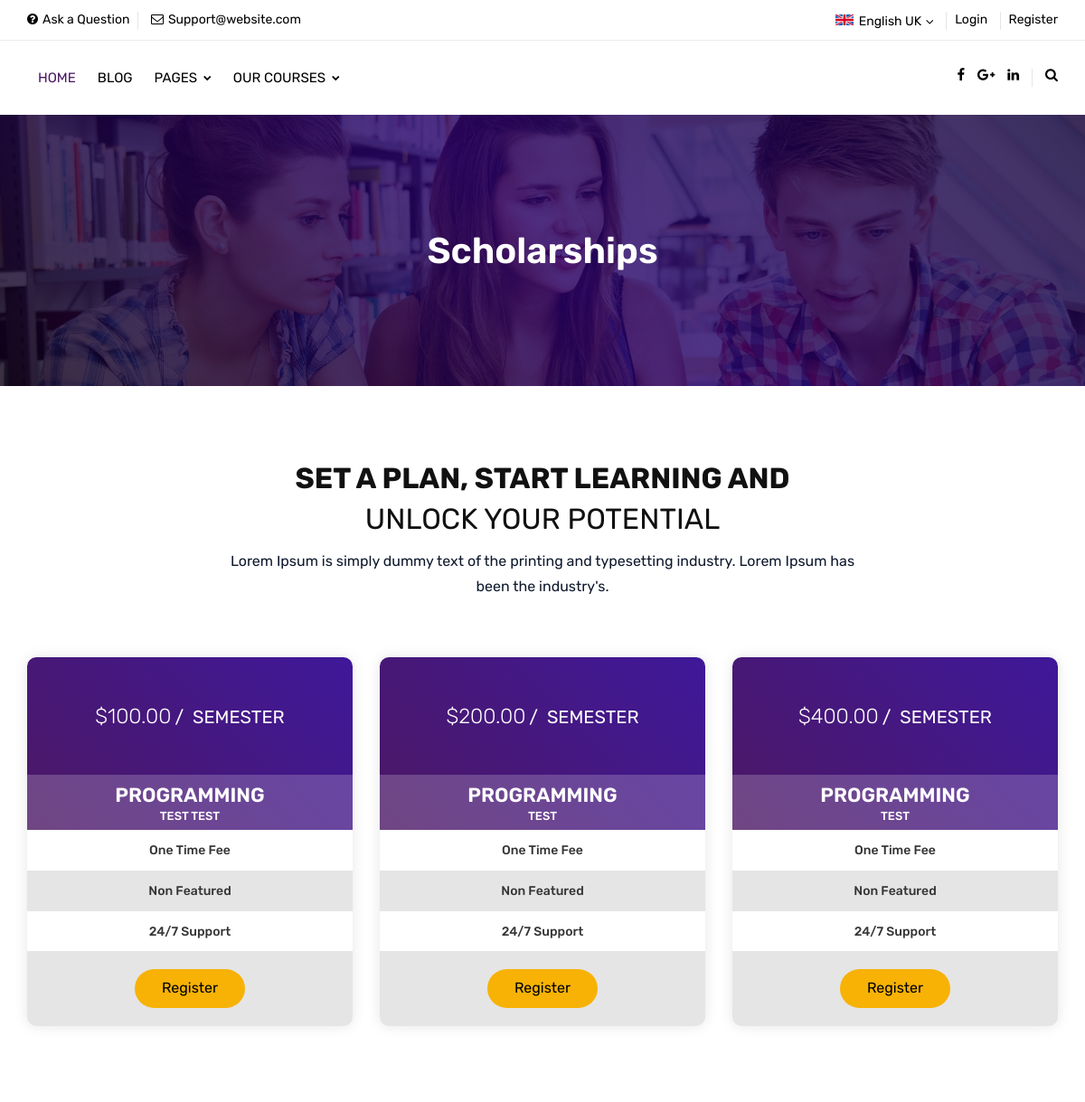
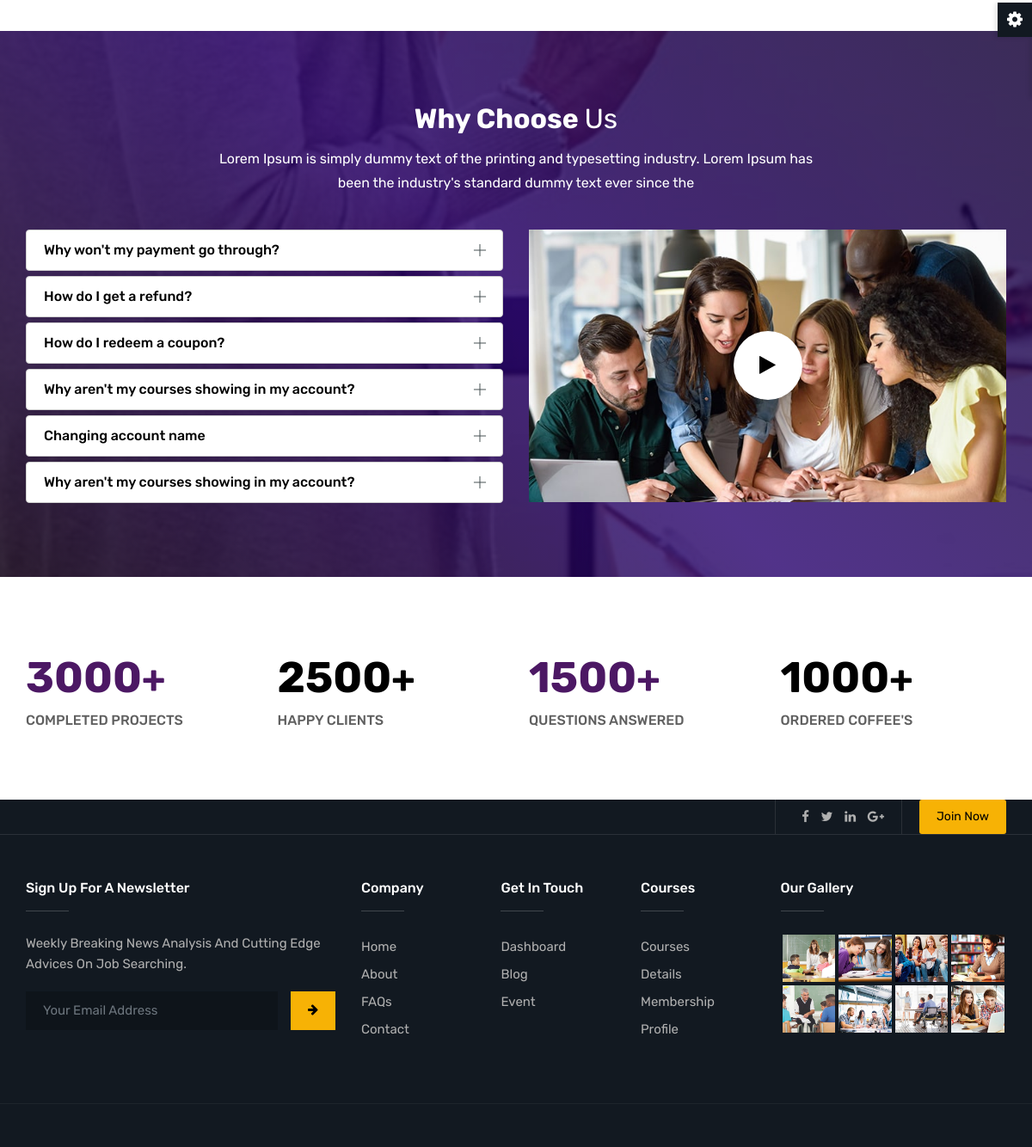
/uni/membership.php, run on the app's committed database (2 pictures, top to bottom).
### tables this page shows
CREATE TABLE `memberships` (
  `id` int(11) NOT NULL,
  `course_name` varchar(100) NOT NULL,
  `price` decimal(10,2) NOT NULL,
  `description` text NOT NULL
);

### uni/membership.php (the view, shortened to what this page needs)
<!DOCTYPE html>
<html lang="en">
<head>
	<link rel="stylesheet" type="text/css" href="assets/css/assets.css">
	<link rel="stylesheet" type="text/css" href="assets/css/typography.css">
	<link rel="stylesheet" type="text/css" href="assets/css/shortcodes/shortcodes.css">
	<link rel="stylesheet" type="text/css" href="assets/css/style.css">
	<link class="skin" rel="stylesheet" type="text/css" href="assets/css/color/color-1.css">
</head>
<body id="bg">
	<div class="page-wraper">
		<header class="header rs-nav">
			<div class="top-bar">
				<div class="container">
					<div class="row d-flex justify-content-between">
						<div class="topbar-left">
							<ul>
								<li><a href="faq-1.php"><i class="fa fa-question-circle"></i>Ask a Question</a></li>
								<li><a href="javascript:;"><i class="fa fa-envelope-o"></i>Support@website.com</a></li>
							</ul>
						</div>
						<div class="topbar-right">
							<ul>
								<li>
									<select class="header-lang-bx">
										<option data-icon="flag flag-uk">English UK</option>
									</select>
								</li>
								<li><a href="login.php">Login</a></li>
								<li><a href="register.php">Register</a></li>
							</ul>
						</div>
					</div>
				</div>
			</div>
			<div class="sticky-header navbar-expand-lg">
				<div class="menu-bar clearfix">
					<div class="container clearfix">
						<div class="secondary-menu">
							<div class="secondary-inner">
								<ul>
									<li><a href="javascript:;" class="btn-link"><i class="fa fa-facebook"></i></a></li>
									<li><a href="javascript:;" class="btn-link"><i class="fa fa-google-plus"></i></a>
									</li>
									<li><a href="javascript:;" class="btn-link"><i class="fa fa-linkedin"></i></a></li>
									<li class="search-btn"><button id="quik-search-btn" type="button"
											class="btn-link"><i class="fa fa-search"></i></button></li>
								</ul>
							</div>
						</div>
						<?php include_once ("navbar.php") ?>
					</div>
				</div>
			</div>
		</header>
		<div class="page-content bg-white">
			<div class="page-banner ovbl-dark" style="background-image:url(assets/images/banner/banner2.jpg);">
				<div class="container">
					<div class="page-banner-entry">
						<h1 class="text-white">Scholarships</h1>
					</div>
				</div>
			</div>
			<div class="content-block">
				<div class="section-area section-sp2">
					<div class="container">
						<div class="row">
							<div class="col-md-12 heading-bx text-center">
								<h2 class="title-head text-uppercase m-b0">Set a plan, start learning and <br /> <span>
										unlock your potential</span></h2>
								<p>Lorem Ipsum is simply dummy text of the printing and typesetting industry. Lorem
									Ipsum has been the industry's.</p>
							</div>
						</div>
						<div class="pricingtable-row">
							<div class="row">
								<?php
								include_once ('config.php');
								$query = "SELECT * FROM memberships";
								$stmt = $conn->query($query);
								if ($stmt) {
									if ($stmt->rowCount() > 0) {
										while ($row = $stmt->fetch(PDO::FETCH_ASSOC)) {
											$price = $row["price"];
											$description = $row["description"];
											?>
											<div class="col-sm-12 col-md-4 col-lg-4 m-b40 ">
												<div class="pricingtable-wrapper">
													<div class="pricingtable-inner">
														<div class="pricingtable-main">
															<div class="pricingtable-price">
																<span class="pricingtable-bx ">$<?php echo $price ; ?></span>
																<span class="pricingtable-type">Semester</span>
															</div>
															<div class="pricingtable-title">
																<h2>Programming</h2>
																<p><?php echo $description; ?></p>
															</div>
														</div>
														<ul class="pricingtable-features">
															<li>One Time Fee</li>
															<li>Non Featured</li>
															<li>24/7 Support</li>
														</ul>
														<div class="pricingtable-footer">
															<a href="registerProg.php" class="btn radius-xl">Register</a>
														</div>
													</div>
												</div>
											</div>
											<?php
										}
									} else {
										echo "No results found";
									}
								} else {
									echo "Error executing query: " . $conn->errorInfo()[2];
								}
								?>
							</div>
						</div>
					</div>
				</div>
				<div class="section-area section-sp2 bg-fix ovbl-dark join-bx"
					style="background-image:url(assets/images/background/bg1.jpg);">
					<div class="container">
						<div class="row">
							<div class="col-md-12 text-center heading-bx text-white">
								<h2 class="title-head m-b0">Why Choose <span>Us</span></h2>
								<p class="m-b0">Lorem Ipsum is simply dummy text of the printing and typesetting
									industry. Lorem Ipsum has been the industry's standard dummy text ever since the</p>
							</div>
							<div class="col-md-6">
								<div class="why-chooses-bx ">
									<div class="ttr-accordion m-b30 faq-bx" id="accordion1">
										<div class="panel">
											<div class="acod-head">
												<h6 class="acod-title">
													<a data-toggle="collapse" href="#faq1" class="collapsed"
														data-parent="#faq1">
														Why won't my payment go through? </a>
												</h6>
											</div>
										</div>
										<div class="panel">
											<div class="acod-head">
												<h6 class="acod-title">
													<a data-toggle="collapse" href="#faq2" class="collapsed"
														data-parent="#faq2">
														How do I get a refund?</a>
												</h6>
											</div>
										</div>
										<div class="panel">
											<div class="acod-head">
												<h6 class="acod-title">
													<a data-toggle="collapse" href="#faq3" class="collapsed"
														data-parent="#faq3">
														How do I redeem a coupon? </a>
												</h6>
											</div>
										</div>
										<div class="panel">
											<div class="acod-head">
												<h6 class="acod-title">
													<a data-toggle="collapse" href="#faq4" class="collapsed"
														data-parent="#faq4">
														Why aren't my courses showing in my account? </a>
												</h6>
											</div>
										</div>
										<div class="panel">
											<div class="acod-head">
												<h6 class="acod-title">
													<a data-toggle="collapse" href="#faq5" class="collapsed"
														data-parent="#faq5">
														Changing account name </a>
												</h6>
											</div>
										</div>
										<div class="panel">
											<div class="acod-head">
												<h6 class="acod-title">
													<a data-toggle="collapse" href="#faq6" class="collapsed"
														data-parent="#faq6">
														Why aren't my courses showing in my account? </a>
												</h6>
											</div>
										</div>
									</div>
								</div>
							</div>
							<div class="col-md-6">
								<div class="video-bx">
									<a href="https://www.youtube.com/watch?v=x_sJzVe9P_8" class="popup-youtube video"><i
											class="fa fa-play"></i></a>
								</div>
							</div>
						</div>
					</div>
				</div>
			</div>
			<div class="section-area content-inner section-sp1">
				<div class="container">
					<div class="section-content">
						<div class="row">
							<div class="col-lg-3 col-md-6 col-sm-6 col-6 m-b30">
								<div class="counter-style-1">
									<div class="text-primary">
										<span class="counter">3000</span><span>+</span>
									</div>
									<span class="counter-text">Completed Projects</span>
								</div>
							</div>
							<div class="col-lg-3 col-md-6 col-sm-6 col-6 m-b30">
								<div class="counter-style-1">
									<div class="text-black">
										<span class="counter">2500</span><span>+</span>
									</div>
									<span class="counter-text">Happy Clients</span>
								</div>
							</div>
							<div class="col-lg-3 col-md-6 col-sm-6 col-6 m-b30">
								<div class="counter-style-1">
									<div class="text-primary">
										<span class="counter">1500</span><span>+</span>
									</div>
									<span class="counter-text">Questions Answered</span>
								</div>
							</div>
							<div class="col-lg-3 col-md-6 col-sm-6 col-6 m-b30">
								<div class="counter-style-1">
									<div class="text-black">
										<span class="counter">1000</span><span>+</span>
									</div>
									<span class="counter-text">Ordered Coffee's</span>
								</div>
							</div>
						</div>
					</div>
				</div>
			</div>
		</div>
		<?php include_once ("footer.php") ?>
	</div>
</body>
</html>

### uni/assets/css/typography.css (style rules this page uses)
body { background-color: #fff; font-family: Rubik; font-size: 16px; font-weight: 400; color:#505050; padding: 0; margin: 0; overflow-x: hidden; -webkit-font-smoothing: antialiased; font-smoothing: antialiased; -moz-osx-font-smoothing: grayscale; scroll-behavior: smooth; }
a { color: #6f6f6f; outline: 0 none; text-decoration: none; }
section, article, aside, details, figcaption, figure, footer, header, hgroup, main, menu, nav, summary { display: block; }
p, address, pre, hr, ul, ol, dl, dd, table { margin-bottom: 24px; }
p { line-height: 28px; margin-bottom: 24px; }
h1, h2, h3, h4, h5, h6 { color: #111111; font-family: rubik; margin-top:0; }
h1 a, h2 a, h3 a, h4 a, h5 a, h6 a { color: inherit; }
h1 { font-size: 36px; line-height: 45px; margin-bottom: 25px; font-weight: 700; }
h2 { font-size: 32px; line-height: 45px; margin-bottom: 25px; font-weight: 700; }
h6 { font-size: 16px; line-height: 22px; margin-bottom: 10px; font-weight: 500; }
dl, ul, ol { list-style-position: outside; padding: 0; }
ul, ol { margin-bottom: 24px; }
ul li, ol li { padding: 0; }
.m-b0 { margin-bottom: 0; }
.m-b30 { margin-bottom: 30px; }
.m-b40 { margin-bottom: 40px; }
.text-white { color: #fff; }
.text-black { color: #000; }
.bg-white { background-color: #FFF; }
.heading-bx { margin-bottom: 40px; }
.heading-bx h1, .heading-bx h2, .heading-bx h3 { margin-top: 0; }
.heading-bx p { padding-top: 10px; font-size: 16px; color: #0f192d; }
.text-center.heading-bx p { margin-left: auto; margin-right: auto; max-width: 700px; }
.text-white { color: #FFF; }
.text-white h1, .text-white h2, .text-white h3, .text-white h4, .text-white h5, .text-white h6, .text-white p, .text-white .title-small { color: #FFF; }

### uni/assets/css/color/color-1.css (style rules this page uses)
:root { --primary: #4c1864; --sc-primary: #4d0a91; }
.bg-primary,.btn,.comments-area .comment-form p input[type="submit"],.pagination > .active > a,.pagination > .active > span,.pagination > .active > a:hover,.pagination > .active > span:hover,.pagination > .active > a:focus,.pagination > .active > span:focus,.feature-filters .active > [class*="btn"],.list-num-count > li:before,.pagination-bx.primary .pagination > li > a, .pagination-bx.primary .pagination > li > span,button.back-to-top,.rev-btn { background-color: #4c1864; }
a,.text-primary,.primary li:before,.menu-links .nav > li.active > a,.menu-links .nav > li:hover > a,.menu-links .nav > li .mega-menu > li ul a:hover,.menu-links .nav > li .sub-menu li:hover > a,footer a:active,footer a:focus,footer a:hover,footer h1 a,footer h2 a,footer h3 a,footer h4 a,footer h5 a,footer h6 a,footer p a,.testimonial-1 .testimonial-position,.acod-head a:after,.acod-head a,.acod-head a:hover,.acod-head a.collapsed:hover,.ttr-tabs .nav-tabs > li > a i,h1 a:hover,h2 a:hover,h3 a:hover,h4 a:hover,h5 a:hover,h6 a:hover,.btn.outline,.btn-link:hover { color: #4c1864; }
.ovbl-middle::after, .ovbl-light::after, .ovbl-dark::after { background: #100018; background: -moz-linear-gradient(45deg, #100018 0%, #26006c 50%, #110038 100%); background: -webkit-linear-gradient(45deg, #100018 0%,#26006c 50%,#110038 100%); background: linear-gradient(45deg, #100018 0%,#26006c 50%,#110038 100%); filter: progid:DXImageTransform.Microsoft.gradient( startColorstr='#100018', endColorstr='#110038',GradientType=1 ); }
.ttr-notify-header::after,.widget-bg1,.ttr-search-bar,.ttr-header,.ovpr-dark:after, .pricingtable-main,.account-head:after { background: #4c1864; background: -moz-linear-gradient(45deg, #4c1864 0%, #3f189a 100%); background: -webkit-linear-gradient(45deg, #4c1864 0%,#3f189a 100%); background: linear-gradient(45deg, #4c1864 0%,#3f189a 100%); filter: progid:DXImageTransform.Microsoft.gradient( startColorstr='#4c1864', endColorstr='#3f189a',GradientType=1 ); }
.portfolio-bx .portfolio-info-bx,.btn.outline:hover,.course-info-list ul li a.active, .course-info-list ul li a:hover,.btn,.profile-tabnav .nav li a.active,button.back-to-top,.upcoming-event-carousel.owl-btn-1 .owl-prev, .upcoming-event-carousel.owl-btn-1 .owl-next,.courses-carousel .owl-nav .owl-next, .courses-carousel .owl-nav .owl-prev, .recent-news-carousel .owl-nav .owl-next, .recent-news-carousel .owl-nav .owl-prev, .testimonial-carousel .owl-nav .owl-next, .testimonial-carousel .owl-nav .owl-prev { background-color:#f7b205; color:#000; }

### uni/assets/css/shortcodes/layout.css (style rules this page uses)
#bg { background-attachment: fixed; background-size: cover; }

### data on the page
memberships: price "100.00", description "TEST TEST"
memberships: price "200.00", description "TEST"
memberships: price "400.00", description "TEST"
